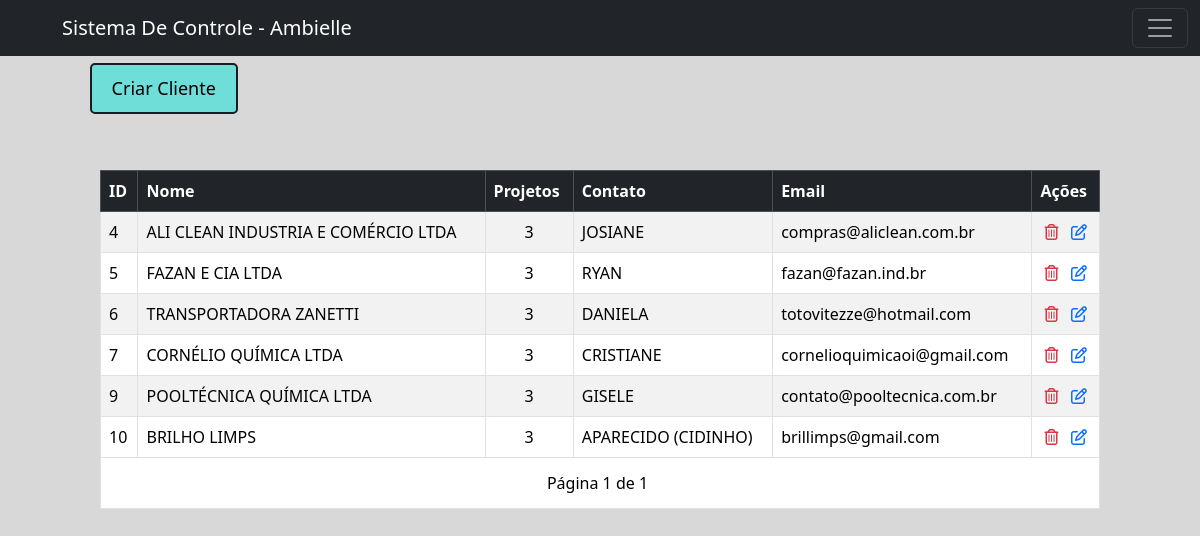
The page /ambielle/listaClientes/ (signed in) on the database its author committed.
### workflow/models.py (models this page shows, shortened)
class Cliente(models.Model):
    nome = models.CharField(max_length=255)
    endereco = models.CharField(max_length=255)
    numero = models.IntegerField(null=True)
    bairro = models.CharField(max_length=255, blank=True, null=True)
    razao_social = models.CharField(max_length=255, blank=True, null=True)
    telefone = models.CharField(max_length=15)
    email = models.EmailField()
    contato_principal = models.CharField(max_length=255)
    contato_secundario = models.CharField(max_length=255, blank=True, null=True)
    proposta_link = models.URLField(blank=True, null=True)
    cnpj = models.CharField(max_length=15)

### workflow/views/getPage.py (the view)
# urls.py: path('ambielle/listaClientes/', views.getCliente, name='getCliente'),
@login_required(login_url='workflow:login')
def getCliente(request):
    title = 'Lista de Clientes'
    clientes = Cliente.objects.prefetch_related(
        Prefetch(
            'tarefa_set',  # Substitua 'tarefa_set' pelo related_name definido no modelo, se houver.
            queryset=Tarefa.objects.all(),  # Filtra apenas as tarefas em aberto.
            to_attr='tarefas_em_aberto'  # Armazena as tarefas como um atributo no objeto Cliente.
        )
    )
    paginator = Paginator(clientes, 15)
    page_number = request.GET.get('page')
    page_obj = paginator.get_page(page_number)
    context = {
        'title': title,
        'page_obj': page_obj,
    }
    return render(
        request,
        'workflow/getClientes.html',
        context,
    )

### workflow/templates/workflow/getClientes.html (shortened to what this page needs)
{% extends 'global/base.html' %}
{% block content %}
  <main>
    <section>
      <button type="button" class="open-modal-btn" data-url="{% url 'workflow:createCliente' %}">Criar Cliente</button>
    </section>
    <section>
      <div class="lista" style="padding-top: 0px;">
        <table class="table table-striped table-hover table-bordered">
          <thead class="table-dark">
            <tr>
              <th>ID</th>
              <th>Nome</th>
              <th>Projetos</th>
              <th>Contato</th>
              <th>Email</th>
              <th>Ações</th>
            </tr>
          </thead>
          <tbody>
            {% for cliente in page_obj %}
              <tr>
                <td>{{ cliente.id }}</td>
                <td>{{ cliente.nome }}</td>
                <td style="text-align: center;">3</td>
                <td>{{ cliente.contato_principal }}</td>
                <td>{{ cliente.email }}</td>
                <td class="text-center">
                  <a href="{% url 'workflow:deleteCliente' cliente.id %}" onclick="return confirm('Tem certeza que deseja excluir este item?');"><i class="fa-regular fa-trash-can text-danger"></i></a>
                  <a href="#" class="edit-client" data-url="{% url 'workflow:updateCliente' cliente.id %}"><i class="fa-regular fa-pen-to-square text-primary"></i></a>
                </td>
              </tr>
            {% endfor %}
          </tbody>
          <tfoot>
            <tr>
              <td colspan="8" class="tfoot-cell">
                <div class="pagination">
                  <span class="step-links">
                    <span class="current">Página {{ page_obj.number }} de {{ page_obj.paginator.num_pages }}</span>
                  </span>
                </div>
              </td>
            </tr>
          </tfoot>
        </table>
      </div>
    </section>
  </main>
{% endblock %}

### base_static/global/css/variables.css (style rules this page uses)
:root { @import url('https://fonts.googleapis.com/css2?family=Cabin+Condensed:wght@400;500;600;700&family=Roboto+Mono:ital,wght@0,100..700;1,100..700&display=swap'); --primary-color: #6fddd8; --secondary-color: #181D21; --hover-sidebar: #3e4246; --background-color: #D1D2D4; --color-alt-list: #0fbeb6; --padding: 16px; --primary-font: 'Cabin Condensed', sans-serif; --secondary-font: 'Roboto Mono', sans-serif; }
body { margin: 0; padding: 20px; display: flex; min-height: 100vh; }
main { flex: 1; margin-top: 2%; display: flex; margin-left: 0; flex-direction: column; width: 100%; }
section { width: 100%; padding: 20px 0; }

### base_static/global/css/home.css (style rules this page uses)
.table { width: 100%; margin-top: 1rem; border-collapse: collapse; }
.table th, .table td { padding: 0.75rem; text-align: left; border-bottom: 1px solid #dee2e6; }
.table th { background-color: #f8f9fa; font-weight: 600; }
.text-center { text-align: center; }

### base_static/global/css/clientes.css (style rules this page uses)
.lista { display: flex; flex: 1; justify-content: center; width: 100%; padding: 80px; }
.pagination { display: flex; justify-content: center; padding: 5px; }

### base_static/global/css/timeLine.css (style rules this page uses)
.open-modal-btn { background-color: var(--primary-color); color: black; padding: 10px 20px; border: none; border-radius: 5px; cursor: pointer; font-size: 18px; max-width: 15rem; margin-left: 6%; border: var(--secondary-color) solid 2px ; transition: 0.3s; cursor: pointer; }

### rows shown on the page
Cliente: id "4", nome "ALI CLEAN INDUSTRIA E COMÉRCIO LTDA", contato_principal "JOSIANE", email "compras@aliclean.com.br"
Cliente: id "5", nome "FAZAN E CIA LTDA", contato_principal "RYAN", email "fazan@fazan.ind.br"
Cliente: id "6", nome "TRANSPORTADORA ZANETTI", contato_principal "DANIELA", email "totovitezze@hotmail.com"
Cliente: id "7", nome "CORNÉLIO QUÍMICA LTDA", contato_principal "CRISTIANE", email "cornelioquimicaoi@gmail.com"
Cliente: id "9", nome "POOLTÉCNICA QUÍMICA LTDA", contato_principal "GISELE", email "contato@pooltecnica.com.br"
Cliente: id "10", nome "BRILHO LIMPS", contato_principal "APARECIDO (CIDINHO)", email "brillimps@gmail.com"

### other values the page prints
{{ page_obj.number }} "1"
{{ page_obj.paginator.num_pages }} "1"
